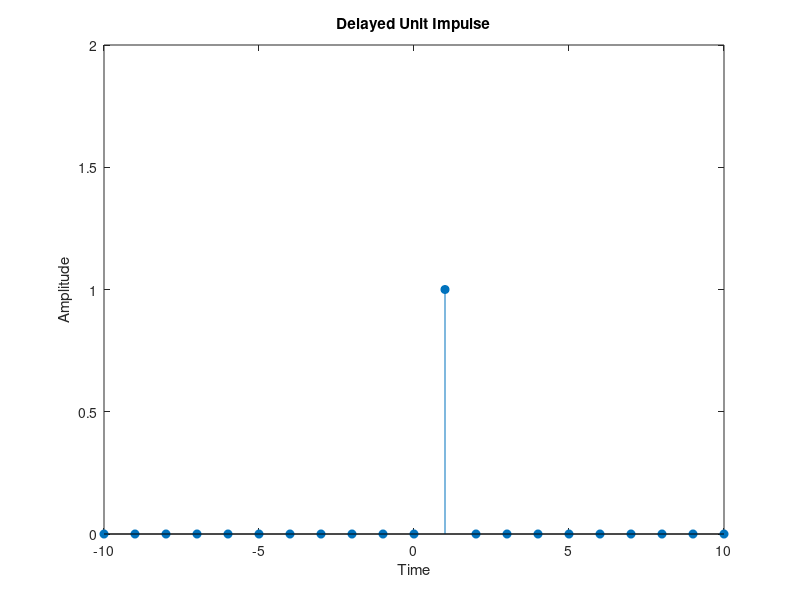

Write MATLAB code to recreate this figure.
n=-10:10;
x=[zeros(1,11) 1 zeros(1,9)];
stem(n,x,'filled');
xlabel('Time');
ylabel('Amplitude');
title('Delayed Unit Impulse');
axis([-10 10 0 2]);